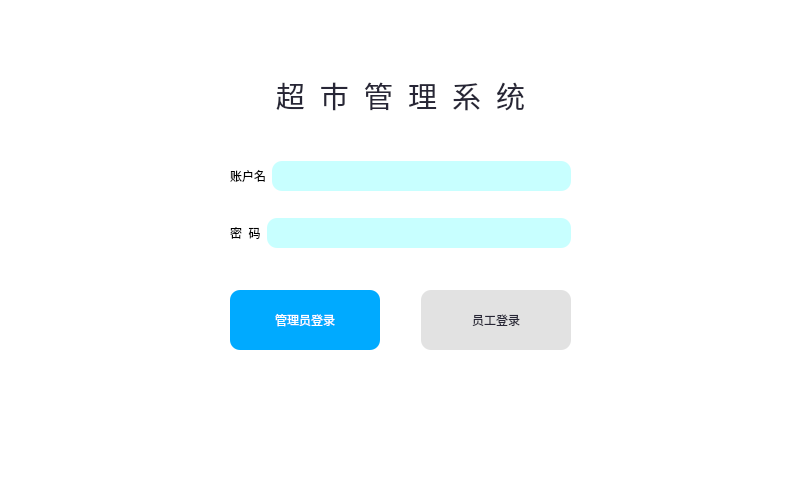
<?xml version="1.0" encoding="UTF-8"?>
<ui version="4.0">
 <class>MainWindow</class>
 <widget class="QMainWindow" name="MainWindow">
  <property name="geometry">
   <rect>
    <x>0</x>
    <y>0</y>
    <width>800</width>
    <height>480</height>
   </rect>
  </property>
  <property name="windowTitle">
   <string>MainWindow</string>
  </property>
  <property name="styleSheet">
   <string notr="true">background-color: rgb(255, 255, 255);</string>
  </property>
  <widget class="QWidget" name="centralwidget">
   <widget class="QLabel" name="label">
    <property name="geometry">
     <rect>
      <x>230</x>
      <y>70</y>
      <width>341</width>
      <height>51</height>
     </rect>
    </property>
    <property name="font">
     <font>
      <family>黑体</family>
      <pointsize>22</pointsize>
      <weight>50</weight>
      <italic>false</italic>
      <bold>false</bold>
     </font>
    </property>
    <property name="styleSheet">
     <string notr="true">font: 22pt &quot;黑体&quot;;
color: rgb(39, 38, 54);</string>
    </property>
    <property name="text">
     <string>超  市  管  理  系  统</string>
    </property>
    <property name="alignment">
     <set>Qt::AlignCenter</set>
    </property>
   </widget>
   <widget class="QWidget" name="layoutWidget">
    <property name="geometry">
     <rect>
      <x>230</x>
      <y>140</y>
      <width>341</width>
      <height>131</height>
     </rect>
    </property>
    <layout class="QVBoxLayout" name="verticalLayout" stretch="0,0">
     <property name="spacing">
      <number>6</number>
     </property>
     <item>
      <layout class="QHBoxLayout" name="horizontalLayout">
       <item>
        <widget class="QLabel" name="accountLabel">
         <property name="styleSheet">
          <string notr="true">font: 16pt &quot;黑体&quot;;</string>
         </property>
         <property name="text">
          <string>账户名</string>
         </property>
        </widget>
       </item>
       <item>
        <widget class="QLineEdit" name="accountEdit">
         <property name="minimumSize">
          <size>
           <width>0</width>
           <height>30</height>
          </size>
         </property>
         <property name="styleSheet">
          <string notr="true">background-color: rgb(200, 255, 255);
border-color: rgb(85, 85, 127);
color: rgb(0, 0, 0);
font: 12pt &quot;黑体&quot;;
border-radius:10px;</string>
         </property>
         <property name="placeholderText">
          <string/>
         </property>
         <property name="clearButtonEnabled">
          <bool>true</bool>
         </property>
        </widget>
       </item>
      </layout>
     </item>
     <item>
      <layout class="QHBoxLayout" name="horizontalLayout_2">
       <item>
        <widget class="QLabel" name="pwLabel">
         <property name="styleSheet">
          <string notr="true">font: 16pt &quot;黑体&quot;;</string>
         </property>
         <property name="text">
          <string>密  码</string>
         </property>
        </widget>
       </item>
       <item>
        <widget class="QLineEdit" name="pwEdit">
         <property name="minimumSize">
          <size>
           <width>0</width>
           <height>30</height>
          </size>
         </property>
         <property name="styleSheet">
          <string notr="true">background-color: rgb(200, 255, 255);
border-color: rgb(85, 85, 127);
color: rgb(0, 0, 0);
font: 12pt &quot;黑体&quot;;
border-radius:10px;</string>
         </property>
         <property name="inputMask">
          <string/>
         </property>
         <property name="echoMode">
          <enum>QLineEdit::Password</enum>
         </property>
         <property name="cursorMoveStyle">
          <enum>Qt::LogicalMoveStyle</enum>
         </property>
         <property name="clearButtonEnabled">
          <bool>true</bool>
         </property>
        </widget>
       </item>
      </layout>
     </item>
    </layout>
   </widget>
   <widget class="QWidget" name="layoutWidget">
    <property name="geometry">
     <rect>
      <x>230</x>
      <y>280</y>
      <width>341</width>
      <height>81</height>
     </rect>
    </property>
    <layout class="QHBoxLayout" name="horizontalLayout_3">
     <item>
      <widget class="QPushButton" name="pushButton">
       <property name="minimumSize">
        <size>
         <width>150</width>
         <height>60</height>
        </size>
       </property>
       <property name="styleSheet">
        <string notr="true">background-color: rgb(0, 170, 255);
font: 16pt &quot;黑体&quot;;
color: rgb(255, 255, 255);
border-radius:10px;</string>
       </property>
       <property name="text">
        <string>管理员登录</string>
       </property>
       <property name="default">
        <bool>true</bool>
       </property>
       <property name="flat">
        <bool>false</bool>
       </property>
      </widget>
     </item>
     <item>
      <spacer name="horizontalSpacer">
       <property name="orientation">
        <enum>Qt::Horizontal</enum>
       </property>
       <property name="sizeHint" stdset="0">
        <size>
         <width>40</width>
         <height>20</height>
        </size>
       </property>
      </spacer>
     </item>
     <item>
      <widget class="QPushButton" name="pushButton_2">
       <property name="minimumSize">
        <size>
         <width>150</width>
         <height>60</height>
        </size>
       </property>
       <property name="styleSheet">
        <string notr="true">font: 16pt &quot;黑体&quot;;
background-color: rgb(226, 226, 226);
color:rgb(39, 38, 54);
border-radius:10px;</string>
       </property>
       <property name="text">
        <string>员工登录</string>
       </property>
       <property name="default">
        <bool>true</bool>
       </property>
      </widget>
     </item>
    </layout>
   </widget>
  </widget>
  <widget class="QMenuBar" name="menubar">
   <property name="geometry">
    <rect>
     <x>0</x>
     <y>0</y>
     <width>800</width>
     <height>22</height>
    </rect>
   </property>
  </widget>
  <widget class="QStatusBar" name="statusbar"/>
 </widget>
 <resources/>
 <connections/>
</ui>
